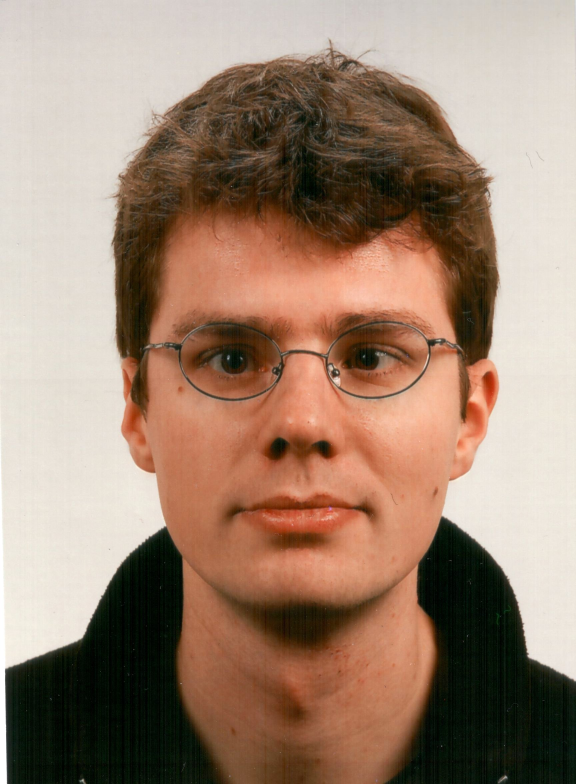
#> input picture andreas.jpeg, 1728 x 2352 px (shown at 1/3 size)
$ jupyter execute 'Image compression.ipynb'   (shell and % lines are left out)
#> lines starting #> are read from the running program, lines starting #| are printed output that depends on the picture
[cell 1]
%pylab inline

[cell 2]
from PIL import Image

rgb_img = array(Image.open("andreas.jpeg").resize((500,500)))
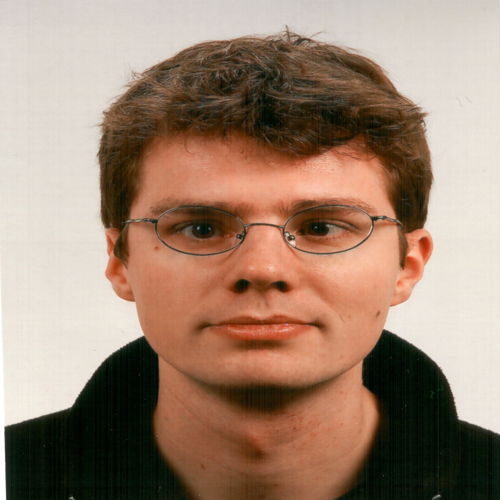
#> rgb_img: shape (500, 500, 3); mean R, G, B 158.5, 132.3, 113.8
rgb_img.shape
#> Out = (500, 500, 3)

[cell 3]
img = sum(rgb_img, axis=-1)
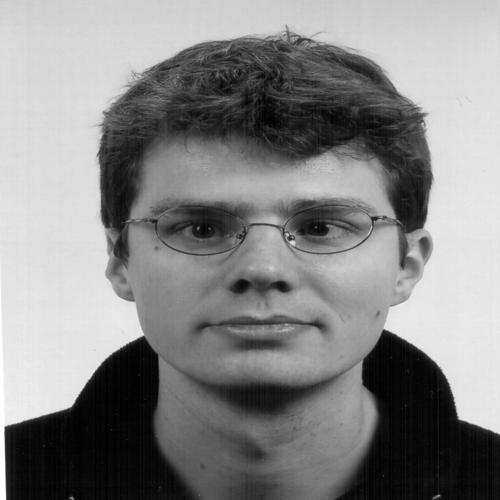
#> img: shape (500, 500) uint64; min 0, max 765, mean 404.5; drawn with min black and max white

[cell 4]
imshow(img, cmap="gray")

[cell 5]
u, sigma, vt = svd(img)
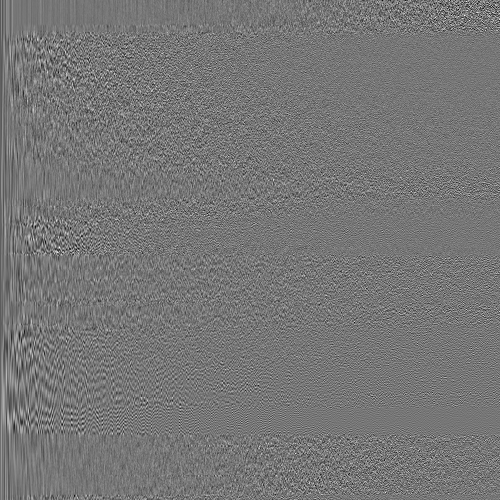
#> u: shape (500, 500) float64; min -0.258, max 0.295, mean -5.11e-05; drawn with min black and max white
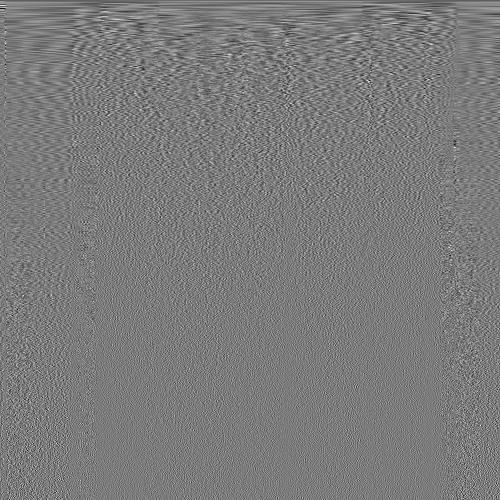
#> vt: shape (500, 500) float64; min -0.264, max 0.28, mean -9.12e-05; drawn with min black and max white
#> sigma = 500 values, max 222622.2 at index 0, min 0.161 at index 499, mean 1226
sigma

plot(sigma)
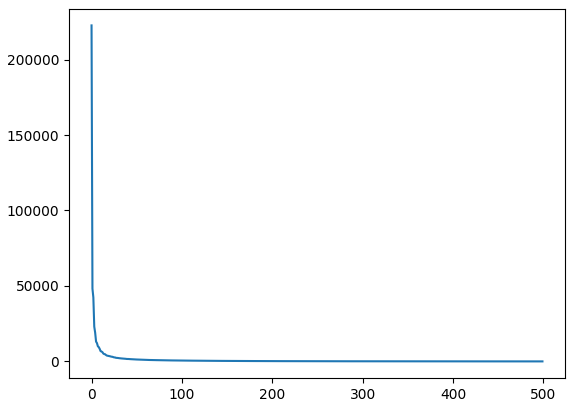
#> figure drawn by matplotlib, 1 panel; curve peaks at x = 0, y = 222622.2

[cell 6]
reduced_sigma = sigma.copy()
#> reduced_sigma has the same summary as sigma
reduced_sigma[10:] = 0

[cell 7]
imshow(np.dot(np.dot(u,np.diag(reduced_sigma)),vt), cmap="gray")
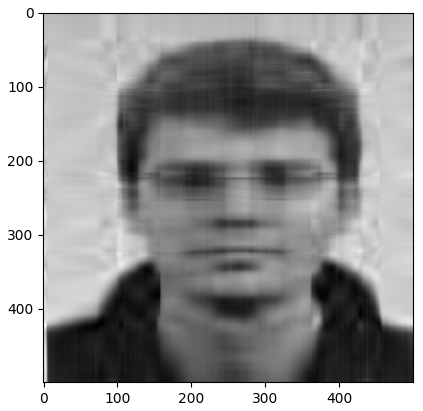
#> figure drawn by matplotlib, 1 panel
